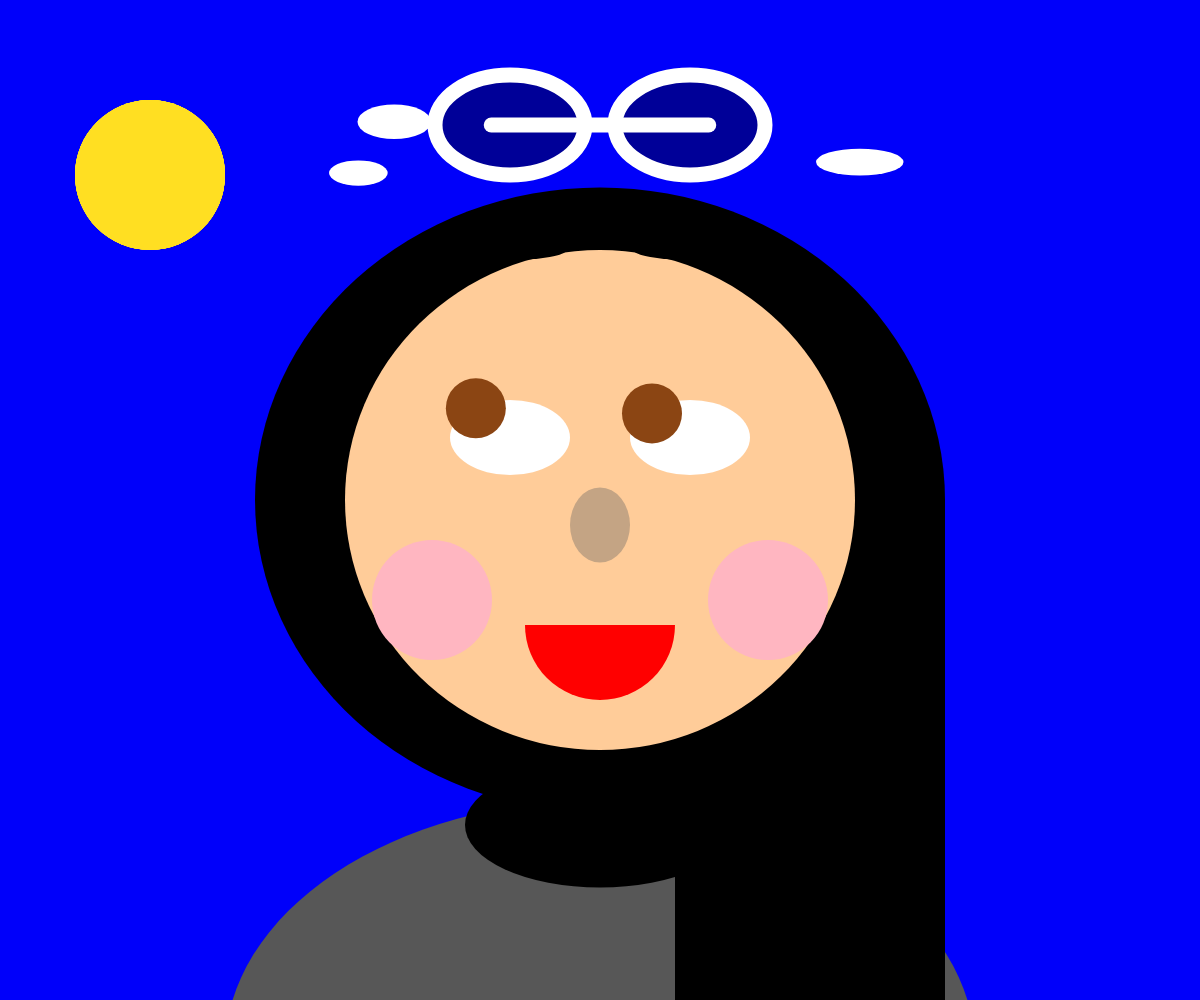
Frame 1 (no input)
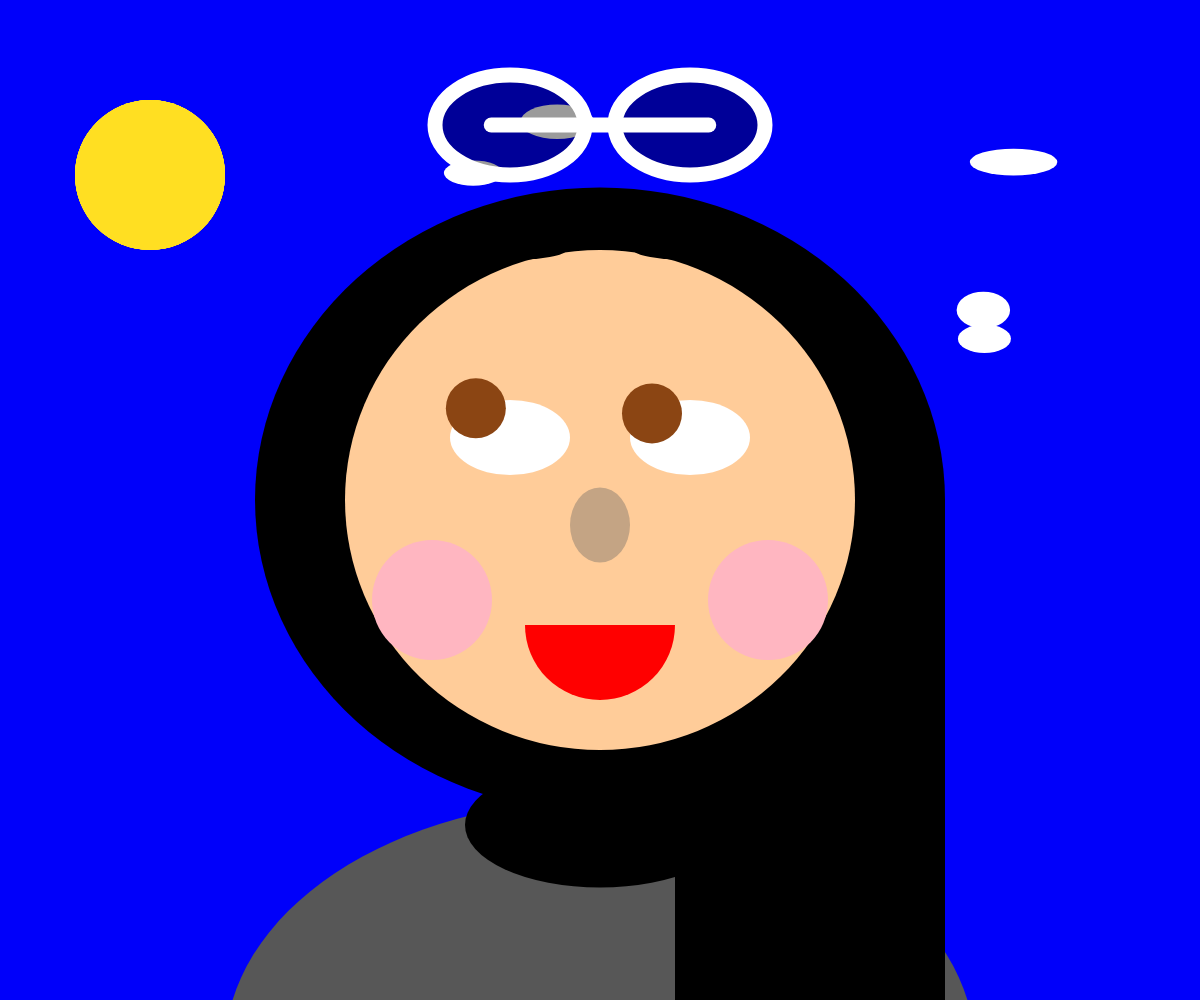
Frame 60 (no input)
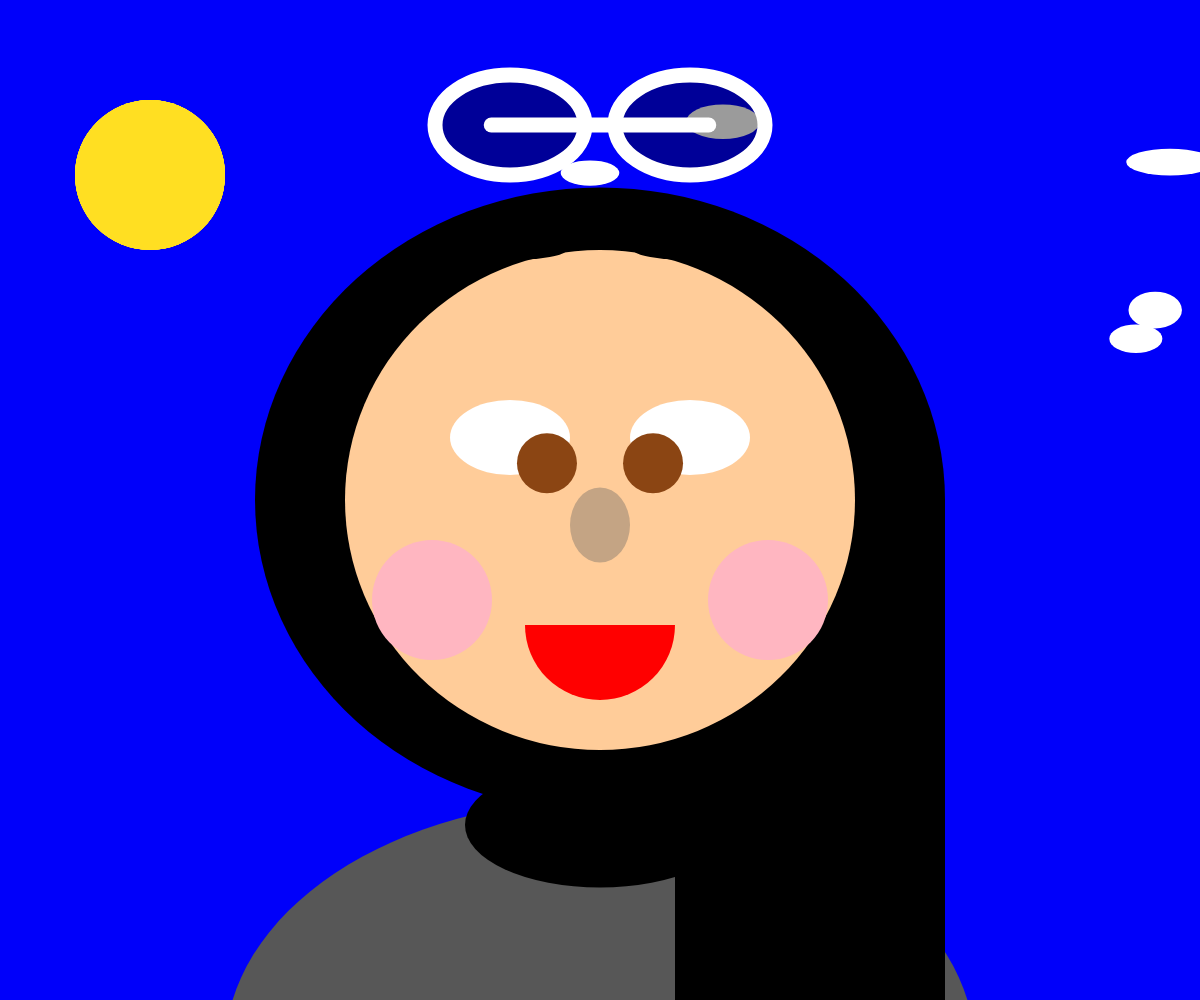
Frame 120 (the mouse pressed at the canvas centre since frame 60)

The p5.js sketch that drew these frames (run headless with seeded random() and noise() and a simulated clock; from frame 60 on, the mouse is pressed at the canvas centre):

// p5.js sketch
// ── sketch.js
// Define variables for dynamic canvas size
let canvasWidth, canvasHeight;

// Define variables for eye positions based on canvas dimensions
let leftEyeX, leftEyeY, rightEyeX, rightEyeY;
let leftPupilX, leftPupilY, rightPupilX, rightPupilY;
let blinking = false;
let blinkStartFrame;

// Define an array to store cloud objects
let clouds = [];

function setup() {
  canvasWidth = windowWidth; // Use full window width
  canvasHeight = windowHeight; // Use full window height
  createCanvas(canvasWidth, canvasHeight);
  frameRate(30);

  // Initialize eye positions relative to canvas size
  leftEyeX = canvasWidth * 0.425;
  rightEyeX = canvasWidth * 0.575;
  leftEyeY = canvasHeight * 0.4375;
  rightEyeY = canvasHeight * 0.4375;

  // Initialize pupil positions
  leftPupilX = leftEyeX;
  leftPupilY = leftEyeY;
  rightPupilX = rightEyeX;
  rightPupilY = rightEyeY;

  // Create initial cloud objects
  for (let i = 0; i < 5; i++) {
    let x = random(canvasWidth); // Random horizontal position
    let y = random(canvasHeight * 0.1, canvasHeight * 0.4); // Random vertical position within a range
    let w = random(50, 100); // Random cloud width
    let h = random(20, 40); // Random cloud height
    let speed = random(1, 3); // Random cloud speed
    clouds.push({ x, y, w, h, speed }); // Add cloud object to the array
  }
}

function draw() {
  background(0, 0, 250); // Set the background color

  // Move and draw each cloud
  for (let i = 0; i < clouds.length; i++) {
    let cloud = clouds[i];
    cloud.x += cloud.speed;

    // Wrap the cloud to the left when it goes off the canvas
    if (cloud.x > canvasWidth) {
      cloud.x = -cloud.w;
    }

    // Draw a sun-like shape
    fill("#ffdf22");
    noStroke();
    ellipse(canvasWidth * 0.125, canvasHeight * 0.175, canvasWidth * 0.125, canvasWidth * 0.125);

    // Draw the cloud
    fill(255);
    noStroke();
    ellipse(cloud.x, cloud.y, cloud.w, cloud.h);
  }

  // Draw the face background
  fill(87);
  noStroke();
  ellipse(canvasWidth * 0.5, canvasHeight * 1.05, canvasWidth * 0.625, canvasHeight * 0.5);
  fill(0);
  noStroke();
  ellipse(canvasWidth * 0.5, canvasHeight * 0.5, canvasWidth * 0.575, canvasHeight * 0.625);
  rect(canvasWidth * 0.5625, canvasHeight * 0.5, canvasWidth * 0.225, canvasHeight * 0.575);
  ellipse(canvasWidth * 0.5, canvasHeight * 0.825, canvasWidth * 0.225, canvasHeight * 0.125);
  fill(255, 204, 153);
  ellipse(canvasWidth * 0.5, canvasHeight * 0.5, canvasWidth * 0.425, canvasHeight * 0.5);

  fill(255, 120);
  stroke(255);
  strokeWeight(canvasWidth * 0.0125);

  // Check if it's time to blink or unblink
  if (blinking) {
    let elapsedFrames = frameCount - blinkStartFrame;
    if (elapsedFrames >= 15) { // Blink for 15 frames
      blinking = false;
      blinkStartFrame = frameCount;
    }
  } else {
    if (random(1) < 0.01) { // Randomly start blinking (adjust the probability as needed)
      blinking = true;
      blinkStartFrame = frameCount;
    }
  }

  // Draw translucent black for the sunglasses
  fill(0, 0, 0, 100); // Translucent black
  stroke(255);
  ellipse(leftEyeX, leftEyeY - (canvasHeight * 0.3125), canvasWidth * 0.125, canvasHeight * 0.1); 
  ellipse(rightEyeX, rightEyeY - (canvasHeight * 0.3125), canvasWidth * 0.125, canvasHeight * 0.1);
  
  // Ensure the line is centered and shorter
  let lineLength = canvasWidth * 0.0625;
  line(leftEyeX - (lineLength / 4), leftEyeY - (canvasHeight * 0.3125), 
       rightEyeX + (lineLength / 4), rightEyeY - (canvasHeight * 0.3125));
  
  // Adjust the eye height based on blinking state
  if (blinking) {
    fill(255);
    noStroke();
    ellipse(leftEyeX, leftEyeY, canvasWidth * 0.125, canvasHeight * 0.05); // Left eye (closed)
    ellipse(rightEyeX, rightEyeY, canvasWidth * 0.125, canvasHeight * 0.05); // Right eye (closed)
  } else {
    noStroke();
    fill(255);
    ellipse(leftEyeX, leftEyeY, canvasWidth * 0.1, canvasHeight * 0.075);
    ellipse(rightEyeX, rightEyeY, canvasWidth * 0.1, canvasHeight * 0.075);

    // Calculate the angle between the mouse and each eye
    let leftEyeAngle = atan2(mouseY - leftPupilY, mouseX - leftPupilX);
    let rightEyeAngle = atan2(mouseY - rightPupilY, mouseX - rightPupilX);

    // Calculate the new positions for the pupils based on the angle
    let pupilRadius = canvasWidth * 0.0375; // Adjust the pupil size as needed
    leftPupilX = leftEyeX + cos(leftEyeAngle) * pupilRadius;
    leftPupilY = leftEyeY + sin(leftEyeAngle) * pupilRadius;
    rightPupilX = rightEyeX + cos(rightEyeAngle) * pupilRadius;
    rightPupilY = rightEyeY + sin(rightEyeAngle) * pupilRadius;

    fill(139, 69, 19);
    ellipse(leftPupilX, leftPupilY, canvasWidth * 0.05, canvasWidth * 0.05);
    ellipse(rightPupilX, rightPupilY, canvasWidth * 0.05, canvasWidth * 0.05);
  }
  noStroke();

  fill(255, 182, 193);
  ellipse(canvasWidth * 0.36, canvasHeight * 0.6, canvasWidth * 0.1, canvasWidth * 0.1);
  ellipse(canvasWidth * 0.64, canvasHeight * 0.6, canvasWidth * 0.1, canvasWidth * 0.1);

  fill('#C4A484');
  ellipse(canvasWidth * 0.5, canvasHeight * 0.525, canvasWidth * 0.05, canvasHeight * 0.075);

  fill(0);
  noStroke();
  ellipse(leftEyeX, leftEyeY - (canvasHeight * 0.1875), canvasWidth * 0.09375, canvasHeight * 0.02);
  ellipse(rightEyeX, rightEyeY - (canvasHeight * 0.1875), canvasWidth * 0.09375, canvasHeight * 0.02);

  fill(255, 0, 0);
  arc(canvasWidth * 0.5, canvasHeight * 0.625, canvasWidth * 0.125, canvasWidth * 0.125, 0, PI);

  stroke(0);
  strokeWeight(canvasWidth * 0.005);
  noFill();
}
